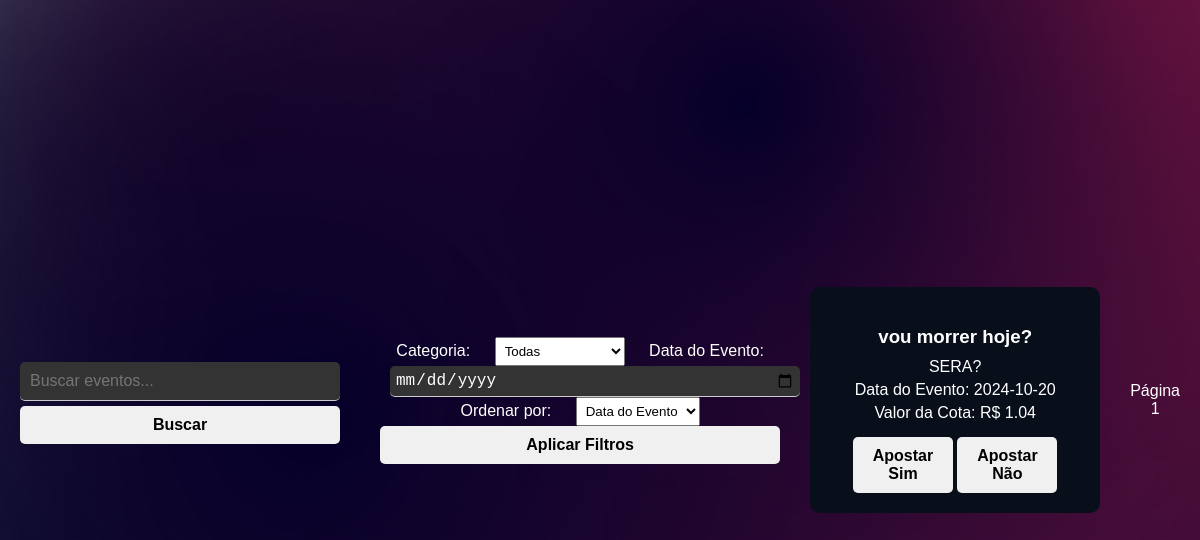
The page /pesquisar_evento on the database its author committed.
### tables this page shows
CREATE TABLE eventos (
        id INTEGER PRIMARY KEY AUTOINCREMENT,
        titulo TEXT NOT NULL,
        descricao TEXT NOT NULL,
        valor_cota REAL NOT NULL CHECK (valor_cota >= 1.00),
        data_evento DATE NOT NULL,
        data_inicio_apostas DATE NOT NULL,
        data_fim_apostas DATE NOT NULL,
        status TEXT NOT NULL DEFAULT 'pendente',
        id_criador INTEGER NOT NULL,
        data_criacao TIMESTAMP DEFAULT CURRENT_TIMESTAMP, opcao_vencedora TEXT,
        FOREIGN KEY (id_criador) REFERENCES usuarios(id) ON DELETE CASCADE
    );

### app.py (the view)
@app.route('/pesquisar_evento', methods=['GET'])
def pesquisar_evento():
    query = request.args.get('query', '')
    categoria_id = request.args.get('categoria', '')
    data = request.args.get('data', '')
    ordenacao = request.args.get('ordenacao', '')
    page = int(request.args.get('page', 1))
    per_page = 10
    offset = (page - 1) * per_page
    conn = sqlite3.connect(database_path)
    cursor = conn.cursor()
    sql = '''
        SELECT DISTINCT eventos.*
        FROM eventos
        LEFT JOIN eventos_categorias ON eventos.id = eventos_categorias.id_evento
        WHERE eventos.status = 'aprovado'
    '''
    params = []
    if query:
        sql += ' AND (eventos.titulo LIKE ? OR eventos.descricao LIKE ?)'
        params.extend(['%' + query + '%', '%' + query + '%'])
    if categoria_id:
        sql += ' AND eventos_categorias.id_categoria = ?'
        params.append(categoria_id)
    if data:
        sql += ' AND eventos.data_evento = ?'
        params.append(data)
    if ordenacao:
        if ordenacao == 'popularidade':
            sql += ' ORDER BY (SELECT COUNT(*) FROM apostas WHERE apostas.id_evento = eventos.id) DESC'
        elif ordenacao == 'valor_cota':
            sql += ' ORDER BY eventos.valor_cota DESC'
        else:
            sql += ' ORDER BY eventos.data_evento ASC'
    else:
        sql += ' ORDER BY eventos.data_evento ASC'
    sql += ' LIMIT ? OFFSET ?'
    params.extend([per_page, offset])
    cursor.execute(sql, params)
    eventos = cursor.fetchall()
    cursor.execute('SELECT * FROM categorias_eventos')
    categorias = cursor.fetchall()
    conn.close()
    return render_template('pesquisar_evento.html', eventos=eventos, query=query, categorias=categorias,
                           categoria_id=categoria_id, data=data, ordenacao=ordenacao, page=page, per_page=per_page)

### templates/pesquisar_evento.html (shortened to what this page needs)
<!DOCTYPE html>
<html lang="pt-BR">
<head>
    <link rel="stylesheet" href="{{ url_for('static', filename='css/styles.css') }}">
</head>
<body>
    <div class="search-container">
        <form action="{{ url_for('pesquisar_evento') }}" method="GET">
            <input type="text" name="query" placeholder="Buscar eventos..." value="{{ query }}">
            <button type="submit">Buscar</button>
        </form>
    </div>
    <div class="filters-container">
        <form action="{{ url_for('pesquisar_evento') }}" method="GET">
            <label for="categoria">Categoria:</label>
            <select name="categoria" id="categoria">
                <option value="">Todas</option>
            </select>
            <label for="data">Data do Evento:</label>
            <input type="date" name="data" id="data" value="{{ data }}">
            <label for="ordenacao">Ordenar por:</label>
            <select name="ordenacao" id="ordenacao">
                <option value="data" {% if ordenacao == 'data' or ordenacao == '' %}selected{% endif %}>Data do Evento</option>
            </select>
            <button type="submit">Aplicar Filtros</button>
        </form>
    </div>
    <div class="eventos-container">
        {% if eventos %}
            {% for evento in eventos %}
                <div class="evento-card">
                    <h3>{{ evento[1] }}</h3>
                    <p>{{ evento[2] }}</p>
                    <p>Data do Evento: {{ evento[4] }}</p>
                    <p>Valor da Cota: R$ {{ '{:.2f}'.format(evento[3]) }}</p>
                    <button disabled>Apostar Sim</button>
                    <button disabled>Apostar Não</button>
                </div>
            {% endfor %}
        {% else %}
            <p>Nenhum evento encontrado.</p>
        {% endif %}
    </div>
    <div class="pagination">
        <span>Página {{ page }}</span>
    </div>
</body>
</html>

### static/css/styles.css (style rules this page uses)
body { margin: 0; padding: 0; font-family: Arial, sans-serif; background: url('/static/images/bg.png') no-repeat center center fixed; background-size: cover; height: 100vh; display: flex; justify-content: center; align-items: center; }
input[type="text"], input[type="password"],input[type="email"],input[type="date"] { width: 100%; padding: 10px; margin: 5px 0; border: none; border-bottom: 1px solid #ccc; background-color: #333; color: #fff; font-size: 16px; outline: none; border-radius: 5px; }
button { width: 100%; padding: 10px; background-color: #f0f0f0; border: none; border-radius: 5px; cursor: pointer; font-size: 16px; font-weight: bold; }
.search-container { text-align: center; margin: 20px; }
.search-container input[type="text"] { width: 300px; padding: 10px; }
.search-container button { padding: 10px 20px; background-color: #f0f0f0; color: #000; border: none; border-radius: 5px; cursor: pointer; font-weight: bold; }
.eventos-container { display: flex; flex-wrap: wrap; justify-content: center; }
.evento-card { background-color: #080E1A; padding: 20px; margin: 10px; width: 250px; border-radius: 10px; color: #fff; text-align: center; }
.evento-card h3 { margin-bottom: 10px; }
.evento-card p { margin: 5px 0; }
.evento-card button { margin-top: 10px; width: 100px; padding: 10px; background-color: #f0f0f0; color: #000; border: none; border-radius: 5px; cursor: not-allowed; font-weight: bold; }
.filters-container { margin: 20px; text-align: center; }
.filters-container form { display: inline-block; }
.filters-container label { margin: 0 10px; color: #fff; }
.filters-container select, .filters-container input[type="date"] { padding: 5px; margin: 0 10px; }
.pagination { text-align: center; margin: 20px; }
.pagination span { color: #fff; }

### rows shown on the page
eventos: titulo "vou morrer hoje?", descricao "SERA?", data_evento "2024-10-20", valor_cota "1.04"

### other values the page prints
{{ page }} "1"
